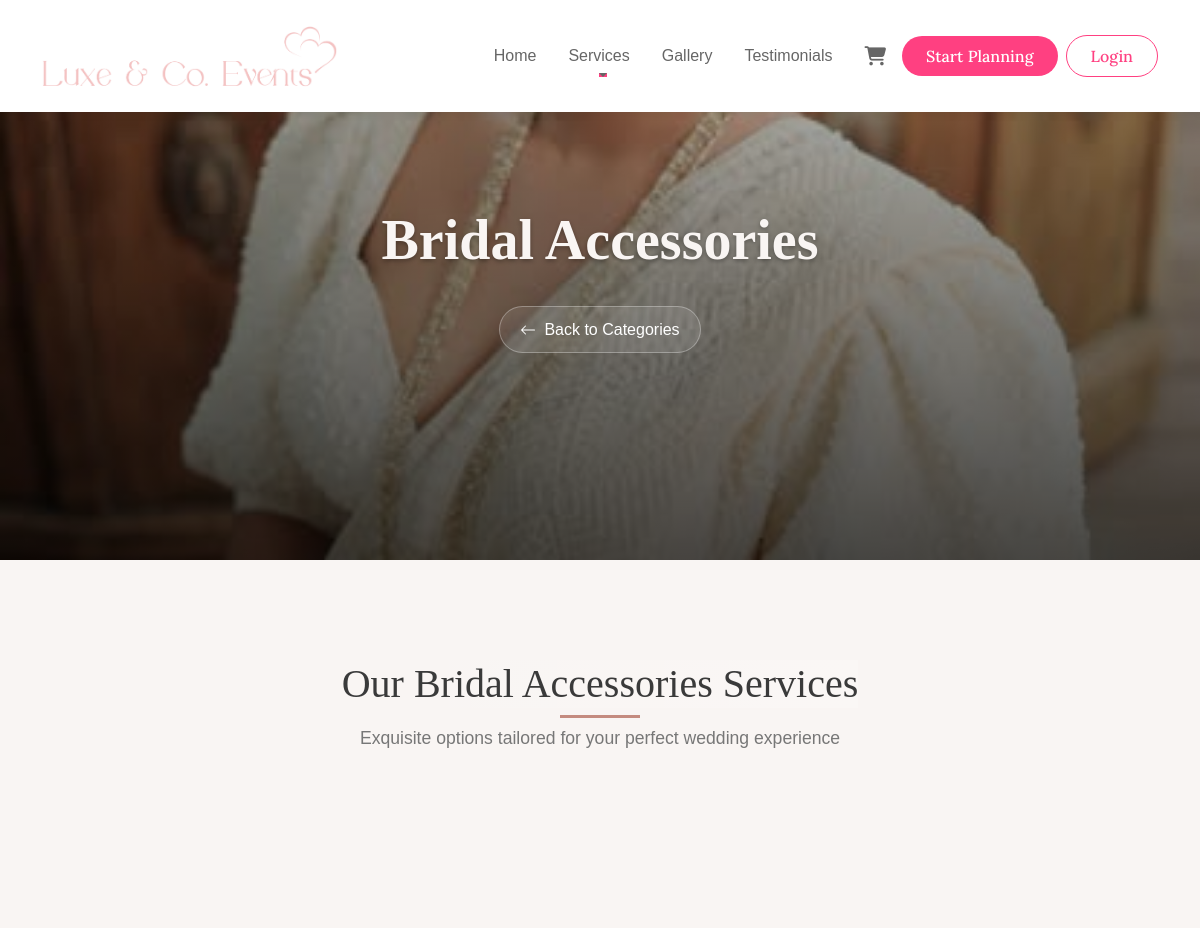
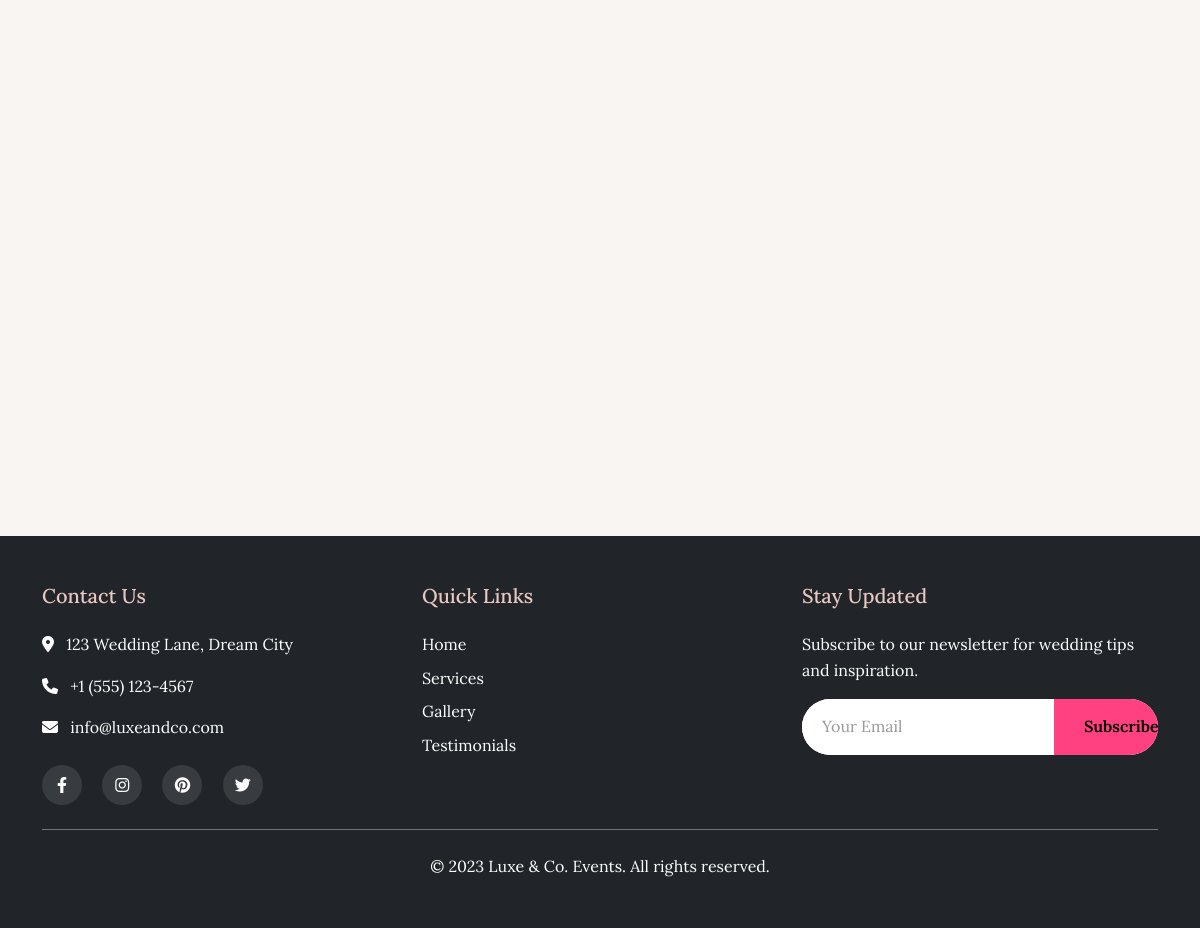
Screenshot of /pages/category-services.php?id=1 with the database file from the repository (2 pictures, top to bottom).
### tables this page shows
CREATE TABLE `service_categories` (
  `id` int(11) NOT NULL,
  `name` varchar(100) NOT NULL,
  `description` text DEFAULT NULL,
  `image` varchar(255) DEFAULT NULL,
  `status` enum('active','inactive') DEFAULT 'active'
);

### pages/category-services.php (the view, shortened to what this page needs)
<?php
include_once('../includes/header.php');
$category_id = isset($_GET['id']) ? (int)$_GET['id'] : 0;
$category_query = "SELECT * FROM service_categories WHERE id = ? AND status = 'active'";
$stmt = $conn->prepare($category_query);
$stmt->bind_param("i", $category_id);
$stmt->execute();
$category_result = $stmt->get_result();
$category = $category_result->fetch_assoc();
?>
<section class="category-hero">
    <div class="hero-background" style="background-image: url('<?php
        echo !empty($category['image']) ?
            (strpos($category['image'], 'http') === 0 ? $category['image'] : '../' . $category['image']) :
            'https://images.unsplash.com/photo-1519225421980-715cb0215aed?ixlib=rb-4.0.3';
    ?>');"></div>
    <div class="hero-overlay"></div>
    <div class="hero-content">
        <div class="container">
            <div class="hero-text">
                <h1 class="hero-title animate-on-scroll"><?php echo htmlspecialchars($category['name']); ?></h1>
                <div class="hero-actions animate-on-scroll">
                    <a href="services.php" class="hero-back-btn">
                        <svg xmlns="http://www.w3.org/2000/svg" width="16" height="16" fill="currentColor" viewBox="0 0 16 16">
                            <path fill-rule="evenodd" d="M15 8a.5.5 0 0 0-.5-.5H2.707l3.147-3.146a.5.5 0 1 0-.708-.708l-4 4a.5.5 0 0 0 0 .708l4 4a.5.5 0 0 0 .708-.708L2.707 8.5H14.5A.5.5 0 0 0 15 8z"/>
                        </svg>
                        Back to Categories
                    </a>
                </div>
            </div>
        </div>
    </div>
</section>
<section class="services-section">
    <div class="container">
        <div class="section-header">
            <h2 class="section-title">Our <?php echo htmlspecialchars($category['name']); ?> Services</h2>
            <p class="section-description">Exquisite options tailored for your perfect wedding experience</p>
        </div>
        <div class="services-grid">
        </div>
    </div>
</section>
<?php
include_once('../includes/footer.php');
?>

### assets/css/style.css (style rules this page uses)
:root { --primary-color: #ff4081; --secondary-color: #e91e63; --dark-color: #000000; --text-color: #333333; --light-color: #ffffff; --gray-color: #f8f9fa; }
body { font-family: 'Lora', serif; color: var(--text-color, #333); background-color: var(--bg-color, #fff); overflow-x: hidden; cursor: auto; line-height: 1.6; font-size: 16px; }
a { text-decoration: none; color: var(--text-color); transition: all 0.3s ease; }
h1, h2, h3, h4, h5, h6 { font-family: 'Lora', serif;; color: var(--dark-color); }
.animate-on-scroll { opacity: 0; transform: translateY(30px); transition: opacity 0.8s ease, transform 0.8s ease; }
.animated { opacity: 1; transform: translateY(0); }
.hero-content { position: relative; z-index: 1; max-width: 800px; margin: 0 auto; }
.hero-title { font-size: 3.5rem; font-weight: 700; color: var(--light-color); margin-bottom: 1.5rem; }
.services-section { padding: 100px 0; }
.shimmer-animation { background: linear-gradient(90deg, rgba(255,255,255,0) 0%, rgba(255,255,255,0.2) 50%, rgba(255,255,255,0) 100%); background-size: 200% 100%; animation: shimmer 2s infinite; }

### pages/category-services.php (style rules this page uses)
:root { --primary-color: #e8c8c0; --secondary-color: #d4a59a; --accent-color: #c48b7f; --dark-color: #3a3a3a; --light-color: #f9f5f3; --text-color: #333; --text-light: #777; --transition: all 0.4s cubic-bezier(0.165, 0.84, 0.44, 1); --shadow-sm: 0 4px 6px rgba(0, 0, 0, 0.05); --shadow-md: 0 10px 15px rgba(0, 0, 0, 0.1); --shadow-lg: 0 20px 25px rgba(0, 0, 0, 0.15); }
.category-hero { position: relative; height: 70vh; min-height: 500px; overflow: hidden; display: flex; align-items: center; color: white; }
.hero-background { position: absolute; top: 0; left: 0; width: 100%; height: 100%; background-size: cover; background-position: center; background-repeat: no-repeat; z-index: 1; transform: scale(1); transition: transform 10s ease-out; }
.hero-overlay { position: absolute; top: 0; left: 0; width: 100%; height: 100%; background: linear-gradient(to bottom, rgba(0,0,0,0.2) 0%, rgba(0,0,0,0.7) 100%); z-index: 2; }
.hero-content { position: relative; z-index: 3; width: 100%; }
.hero-text { max-width: 800px; margin: 0 auto; text-align: center; padding: 0 20px; }
.hero-title { font-family: 'Playfair Display', serif; font-size: 3.5rem; font-weight: 700; margin-bottom: 1.5rem; line-height: 1.2; text-shadow: 0 2px 4px rgba(0,0,0,0.3); opacity: 0; transform: translateY(30px); animation: fadeInUp 1s ease-out 0.3s forwards; }
.hero-actions { opacity: 0; transform: translateY(30px); animation: fadeInUp 1s ease-out 0.7s forwards; }
.hero-back-btn { display: inline-flex; align-items: center; gap: 8px; font-family: 'Montserrat', sans-serif; font-weight: 500; color: white; text-decoration: none; padding: 10px 20px; border: 1px solid rgba(255,255,255,0.3); border-radius: 30px; transition: var(--transition); background: rgba(255,255,255,0.1); backdrop-filter: blur(5px); }
.hero-back-btn svg { transition: var(--transition); }
.services-section { padding: 100px 0; background-color: var(--light-color); }
.section-header { text-align: center; margin-bottom: 60px; }
.section-title { font-family: 'Playfair Display', serif; font-size: 2.5rem; color: var(--dark-color); margin-bottom: 1rem; position: relative; display: inline-block; }
.section-title::after { content: ''; position: absolute; bottom: -10px; left: 50%; transform: translateX(-50%); width: 80px; height: 3px; background: var(--accent-color); }
.section-description { font-family: 'Montserrat', sans-serif; color: var(--text-light); max-width: 700px; margin: 0 auto; font-size: 1.1rem; line-height: 1.6; }
.services-grid { display: grid; grid-template-columns: repeat(auto-fill, minmax(350px, 1fr)); gap: 30px; }

### rows the page displays
service_categories: image (picture), name "Bridal Accessories"
